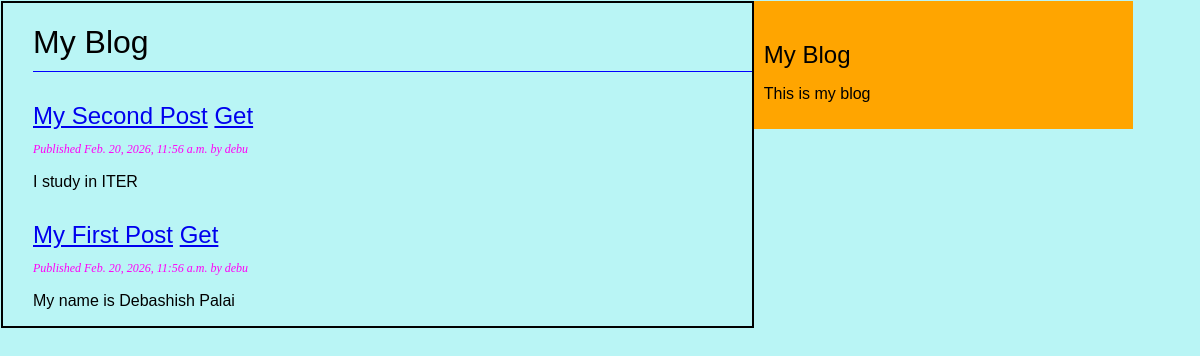
The page /blog/ on the database as committed earlier.
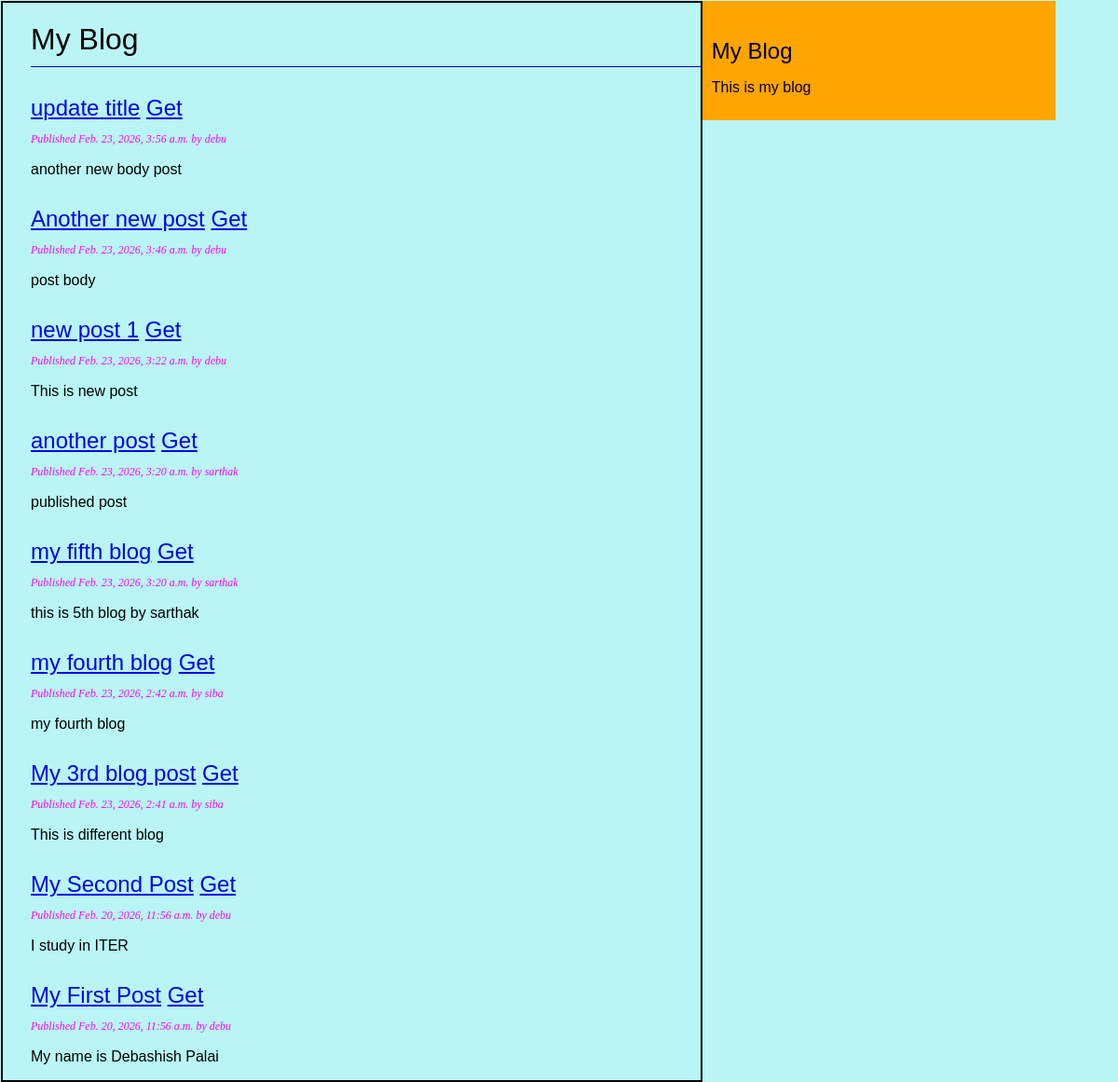
The same page on the database as committed later.
### blog/models.py (models this page shows, shortened)
class Post(models.Model):
    class Status(models.TextChoices):
        DRAFT = 'DF', 'Draft'
        PUBLISHED = 'PB', 'Published'
    title = models.CharField(max_length=250)
    slug = models.SlugField(max_length=250, unique_for_date='publish') #slug is a short label for something, containing only letters, numbers, underscores or hyphens. unique_for_date means that the slug must be unique for the given date.
    author = models.ForeignKey(
        settings.AUTH_USER_MODEL,
        on_delete=models.CASCADE,
        related_name='blog_posts'
    )
    objects = models.Manager() # The default manager.
    published = PublishedManager() # Our custom manager.
    body = models.TextField()
    status = models.CharField(
        max_length=2,
        choices=Status.choices,
        default=Status.DRAFT)
    publish=models.DateTimeField(default=timezone.now)
    created=models.DateTimeField(auto_now_add=True)#store the date and time when the post is first created
    updated=models.DateTimeField(auto_now=True) #store the date and time when the post is last updated
    class Meta:
        ordering = ('-publish',) #order the posts by publish date in descending order
        indexes = [models.Index(fields=['-publish'])] #create an index on the publish field in descending order
    def get_absolute_url(self):
        return reverse(
            'blog:post_slug_date_detail',
            args=[self.publish.year,
                  self.publish.month,
                  self.publish.day,
                  self.slug]
            )

### blog/views.py (the view)
# urls.py: path('', views.post_list, name='post_list'),
def post_list(request):
    posts = Post.objects.all()
    return render(
        request, 'blog/post/list.html', {'posts': posts}
        )

### blog/templates/blog/post/list.html (shortened to what this page needs)
<!DOCTYPE html>
{% extends 'blog/base.html' %}
{% block content %}
    <h1>My Blog</h1>
    {% for post in posts %}
    <h2>
        <a href="{% url 'blog:post_detail' post.id %}">{{ post.title }}</a>
        <a href="{{ post.get_absolute_url }}">Get</a>
    </h2>
    <p class="date">
        Published  {{ post.publish }} by {{ post.author }}
    </p>
    {{post.body|truncatewords:30|linebreaks}}
    {% endfor %}
{% endblock %}

### blog/templates/blog/base.html (shortened to what this page needs)
<!DOCTYPE html>
<html lang="en">
<head>
    {% load static %}
    <link rel="stylesheet" href="{% static 'css/blog.css' %}">
</head>
<body>
    <div class="content">
        {% block content %}
        {% endblock %}
    </div>
    <div id="sidebar">
        <h2>My Blog</h2>
        <p>This is my blog</p>
    </div>
</body>
</html>

### blog/static/css/blog.css (style rules this page uses)
body { margin: 1px 1px 1px 1px; font-family: Helvetica, sans-serif; background-color: rgb(185, 245, 245); }
h1 { font-weight: normal; border-bottom: 1px solid blue; padding:0 0 10px 0; }
h2 { font-weight:normal; margin: 30px 0 0 0; }
.content { float:left; width:60%; padding: 0 0 0 30px; border: 2px solid black; }
#sidebar { float: left; width:30%; padding: 10px; background:orange; height:100%; }
.date { color:rgb(255,0,247); font-family: Georgia, serif; font-size: 12px; font-style:italic; }

Rows that differ between the two databases and show on the page:
added Post: title "update title", publish "Feb. 23, 2026, 3:56 a.m.", author "debu", body "another new body post"
added Post: title "Another new post", publish "Feb. 23, 2026, 3:46 a.m.", author "debu", body "post body"
added Post: title "new post 1", publish "Feb. 23, 2026, 3:22 a.m.", author "debu", body "This is new post"
added Post: title "another post", publish "Feb. 23, 2026, 3:20 a.m.", author "sarthak", body "published post"
added Post: title "my fifth blog", publish "Feb. 23, 2026, 3:20 a.m.", author "sarthak", body "this is 5th blog by sarthak"
added Post: title "my fourth blog", publish "Feb. 23, 2026, 2:42 a.m.", author "siba", body "my fourth blog"
added Post: title "My 3rd blog post", publish "Feb. 23, 2026, 2:41 a.m.", author "siba", body "This is different blog"
